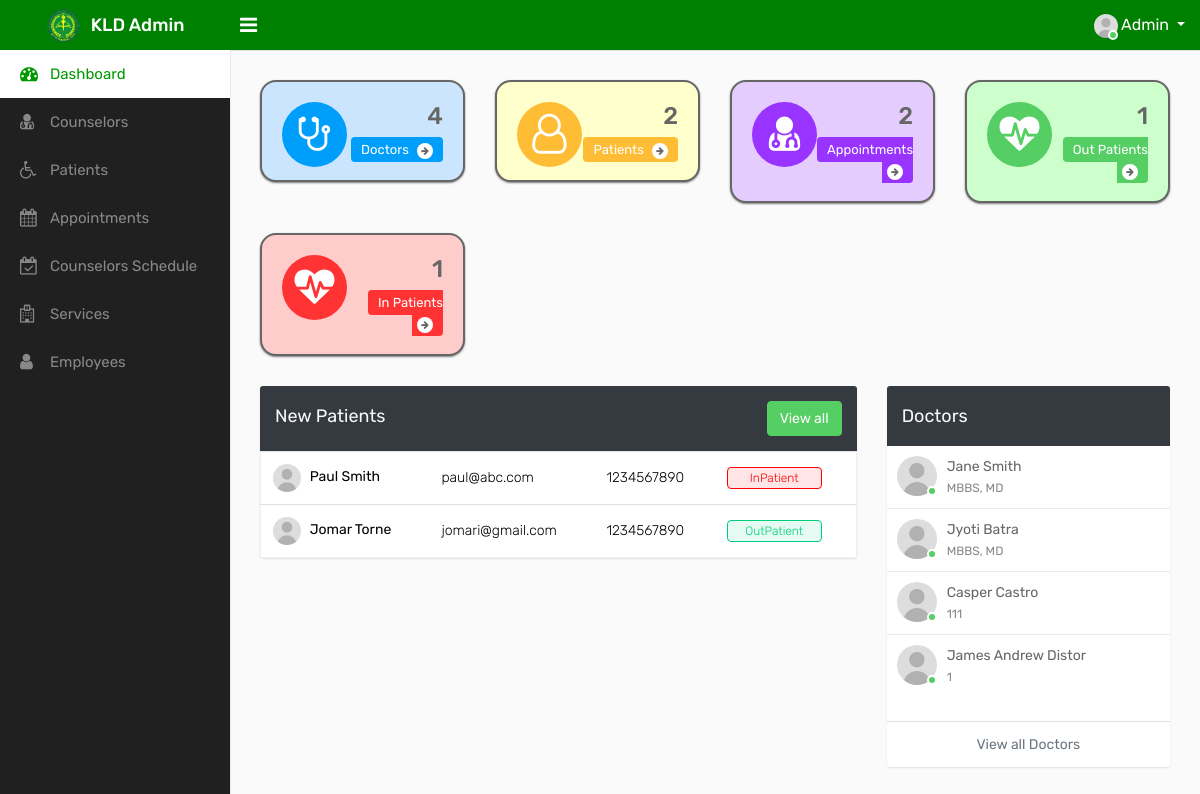
The app's page /GUIDANCE/dashboard.php (signed in) with its own data.
### tables this page shows
CREATE TABLE `tbl_patient` (
  `id` int(11) NOT NULL,
  `first_name` varchar(250) NOT NULL,
  `last_name` varchar(250) NOT NULL,
  `email` varchar(250) NOT NULL,
  `dob` varchar(250) NOT NULL,
  `gender` varchar(10) NOT NULL,
  `patient_type` varchar(50) NOT NULL,
  `address` text NOT NULL,
  `phone` varchar(10) NOT NULL,
  `status` tinyint(4) NOT NULL COMMENT '1=Active, 0=Inactive',
  `created_at` timestamp NOT NULL DEFAULT current_timestamp() ON UPDATE current_timestamp()
);

CREATE TABLE `tbl_employee` (
  `id` int(11) NOT NULL,
  `first_name` varchar(250) NOT NULL,
  `last_name` varchar(250) NOT NULL,
  `username` varchar(250) NOT NULL,
  `emailid` varchar(250) NOT NULL,
  `password` varchar(250) NOT NULL,
  `dob` varchar(50) NOT NULL,
  `gender` varchar(10) NOT NULL,
  `address` text NOT NULL,
  `bio` text NOT NULL,
  `employee_id` varchar(250) NOT NULL,
  `joining_date` varchar(250) NOT NULL,
  `phone` varchar(10) NOT NULL,
  `role` varchar(50) NOT NULL COMMENT '1=Admin, 2=Doctor, 3=Nurse, 4=Accountant',
  `status` tinyint(4) NOT NULL COMMENT '1=Active, 0=Inactive',
  `created_at` timestamp NOT NULL DEFAULT current_timestamp() ON UPDATE current_timestamp()
);

### GUIDANCE/dashboard.php (the view, shortened to what this page needs)
<?php
include('header.php');
include('includes/connection.php');
?>
<head>
</head>
<div class="sidebar" id="sidebar">
            <div class="sidebar-inner slimscroll">
                <div id="sidebar-menu" class="sidebar-menu">
                    <?php
                    if($_SESSION['role']==1){?>
                    <ul>
                        <li class="active">
                            <a href="dashboard.php"><i class="fa fa-dashboard"></i> <span>Dashboard</span></a>
                        </li>
						<li>
                            <a href="doctors.php"><i class="fa fa-user-md"></i> <span>Counselors</span></a>
                        </li>
                        <li>
                            <a href="patients.php"><i class="fa fa-wheelchair"></i> <span>Patients</span></a>
                        </li>
                        <li>
                            <a href="appointments.php"><i class="fa fa-calendar"></i> <span>Appointments</span></a>
                        </li>
                        <li>
                            <a href="schedule.php"><i class="fa fa-calendar-check-o"></i> <span>Counselors Schedule</span></a>
                        </li>
                        <li>
                            <a href="departments.php"><i class="fa fa-hospital-o"></i> <span>Services</span></a>
                        </li>
                        <li>
                            <a href="employees.php"><i class="fa fa-user"></i> <span>Employees</span></a>
                        </li>
                    </ul>
                <?php } ?>
                </div>
            </div>
      </div>
        <div class="page-wrapper">
            <div class="content">
                <div class="row">
                    <div class="col-md-6 col-sm-6 col-lg-6 col-xl-3">
                        <div class="dash-widget" style="background-color: #CCE5FF;">
							<span class="dash-widget-bg1"><i class="fa fa-stethoscope" aria-hidden="true"></i></span>
							<?php
							$fetch_query = mysqli_query($connection, "select count(*) as total from tbl_employee where status=1 and role=2");
							$doc = mysqli_fetch_row($fetch_query);
							?>
							<div class="dash-widget-info text-right">
								<h3><?php echo $doc[0]; ?></h3>
								<span class="widget-title1">
                                <a href="doctors.php" style="text-decoration: none; color: white;"> Doctors
                                <i class="fa fa-arrow-right" aria-hidden="true"></i></a></span>
							</div>
                        </div>
                    </div>
                    <div class="col-md-6 col-sm-6 col-lg-6 col-xl-3">
                        <div class="dash-widget" style="background-color: #FFFFCC;">
                            <span class="dash-widget-bg2"><i class="fa fa-user-o"></i></span>
                            <?php
							$fetch_query = mysqli_query($connection, "select count(*) as total from tbl_patient where status=1");
							$patient = mysqli_fetch_row($fetch_query);
							?>
                            <div class="dash-widget-info text-right">
                                <h3><?php echo $patient[0]; ?></h3>
                                <span class="widget-title2">
                                <a href="patients.php" style="text-decoration: none; color: white;"> Patients
                                <i class="fa fa-arrow-right" aria-hidden="true"></i></a></span>
                            </div>
                        </div>
                    </div>
                    <div class="col-md-6 col-sm-6 col-lg-6 col-xl-3">
                        <div class="dash-widget" style="background-color: #E5CCFF;">
                            <span class="dash-widget-bg3"><i class="fa fa-user-md" aria-hidden="true"></i></span>
                            <?php
							$fetch_query = mysqli_query($connection, "select count(*) as total from tbl_appointment where status=1");
							$attend = mysqli_fetch_row($fetch_query);
							?>
                            <div class="dash-widget-info text-right">
                                <h3><?php echo $attend[0]; ?></h3>
                                <span class="widget-title3">
                                <a href="appointments.php" style="text-decoration: none; color: white;"> Appointments
                                <i class="fa fa-arrow-right" aria-hidden="true"></i></a></span>
                            </div>
                        </div>
                    </div>
                    <div class="col-md-6 col-sm-6 col-lg-6 col-xl-3">
                        <div class="dash-widget" style="background-color: #CCFFCC;">
                            <span class="dash-widget-bg4"><i class="fa fa-heartbeat" aria-hidden="true"></i></span>
                            <?php
							$fetch_query = mysqli_query($connection, "select count(*) as total from tbl_patient where patient_type='OutPatient' and status=1");
							$outpatient = mysqli_fetch_row($fetch_query);
							?>
                            <div class="dash-widget-info text-right">
                                <h3><?php echo $outpatient[0]; ?></h3>
                                <span class="widget-title4">
                                <a href="patients.php" style="text-decoration: none; color: white;"> Out Patients
                                <i class="fa fa-arrow-right" aria-hidden="true"></i></a></span>
                            </div>
                        </div>
                    </div>
                    <div class="col-md-6 col-sm-6 col-lg-6 col-xl-3">
                        <div class="dash-widget" style="background-color: #FFCCCC;">
                            <span class="dash-widget-bg5"><i class="fa fa-heartbeat" aria-hidden="true"></i></span>
                            <?php
							$fetch_query = mysqli_query($connection, "select count(*) as total from tbl_patient where patient_type='InPatient' and status=1");
							$inpatient = mysqli_fetch_row($fetch_query);
							?>
                            <div class="dash-widget-info text-right">
                                <h3><?php echo $inpatient[0]; ?></h3>
                                <span class="widget-title5">
                                <a href="patients.php" style="text-decoration: none; color: white;"> In Patients
                                <i class="fa fa-arrow-right" aria-hidden="true"></i></a></span>
                            </div>
                        </div>
                    </div>
                </div>
				<div class="row">
                       <div class="col-12 col-md-6 col-lg-8 col-xl-8">
						<div class="card">
							<div class="card-header bg-dark">
								<h4 class="card-title d-inline-block text-light">New Patients </h4> <a href="patients.php" class="btn btn-success float-right">View all</a>
							</div>
							<div class="card-block">
								<div class="table-responsive">
									<table class="table mb-0 new-patient-table">
										<tbody>
											<?php
											$fetch_query = mysqli_query($connection, "select * from tbl_patient limit 5");
                                        while($row = mysqli_fetch_array($fetch_query))
                                        { ?>
											<tr>
												<td>
													<img width="28" height="28" class="rounded-circle" src="assets/img/user.jpg" alt="">
													<h2><?php echo $row['first_name']." ".$row['last_name']; ?></h2>
												</td>
												<td><?php echo $row['email']; ?></td>
												<td><?php echo $row['phone']; ?></td>
												<?php if($row['patient_type']=="InPatient") { ?>
                                            <td><span class="custom-badge status-red"><?php echo $row['patient_type']; ?></span></td>
                                        <?php } else {?>
                                            <td><span class="custom-badge status-green"><?php echo $row['patient_type']; ?></span></td>
                                        <?php } ?>
											</tr>
											<?php } ?>
										</tbody>
									</table>
								</div>
							</div>
						</div>
					</div>
					  <div class="col-12 col-md-6 col-lg-4 col-xl-4">
                        <div class="card member-panel">
							<div class="card-header bg-dark">
								<h4 class="card-title mb-0 text-light">Doctors</h4>
							</div>
                            <div class="card-body">
                                <ul class="contact-list">
                                	<?php
                                	$fetch_query = mysqli_query($connection, "select * from tbl_employee where status=1 and role=2 limit 5");
                                        while($row = mysqli_fetch_array($fetch_query))
                                        {
                                        ?>
                                    <li>
                                        <div class="contact-cont">
                                            <div class="float-left user-img m-r-10">
                                                <a href="profile.html" title="John Doe"><img src="assets/img/user.jpg" alt="" class="w-40 rounded-circle"><span class="status online"></span></a>
                                            </div>
                                            <div class="contact-info">
                                                <span class="contact-name text-ellipsis"><?php echo $row['first_name']." ".$row['last_name']; ?></span>
                                                <span class="contact-date"><?php echo $row['bio']; ?></span>
                                            </div>
                                        </div>
                                    </li>
                                    <?php } ?>
                                </ul>
                            </div>
                            <div class="card-footer text-center bg-white">
                                <a href="doctors.php" class="text-muted">View all Doctors</a>
                            </div>
                        </div>
                    </div>
				</div>
            </div>
        </div>
 <?php
 include('footer.php');
?>

### GUIDANCE/header.php (style rules this page uses)
.sidebar { box-shadow: 0 1px 2px 0 rgba(0, 0, 0, 0.1); top: 50px; width: 230px; z-index: 1039; background-color: #202020 ; bottom: 0; margin-top: 0px; position: fixed; left: 0; transition: all 0.2s ease-in-out; }

### GUIDANCE/dashboard.php (style rules this page uses)
.sidebar-menu li.active a { color: #009900; background-color: #ffffff; }
.dash-widget { border: 2px solid; border-radius: 16px; margin-bottom: 30px; padding: 20px; position: relative; box-shadow: 0 1px 2px 0 rgba(0, 0, 0, 0.5); }
.dash-widget-bg1 { width: 65px; float: left; color: #fff; display: block; font-size: 50px; text-align: center; line-height: 65px; background: #009efb; border-radius: 50%; font-size: 40px; height: 65px; }
.dash-widget-bg2 { width: 65px; float: left; color: #fff; display: block; font-size: 50px; text-align: center; line-height: 65px; background: #ffbc35; border-radius: 50%; font-size: 40px; height: 65px; }
.dash-widget-bg3 { width: 65px; float: left; color: #fff; display: block; font-size: 50px; text-align: center; line-height: 65px; background: #9933FF; border-radius: 50%; font-size: 40px; height: 65px; }
.dash-widget-bg4 { width: 65px; float: left; color: #fff; display: block; font-size: 50px; text-align: center; line-height: 65px; background: #55ce63; border-radius: 50%; font-size: 40px; height: 65px; }
.dash-widget-bg5 { width: 65px; float: left; color: #fff; display: block; font-size: 50px; text-align: center; line-height: 65px; background: #ff3333; border-radius: 50%; font-size: 40px; height: 65px; }
.dash-widget-info span i { width: 16px; background: #fff; border-radius: 50%; color: #666666; font-size: 9px; height: 16px; line-height: 16px; text-align: center; margin-left: 5px; }
.dash-widget-info > span.widget-title1 { background: #009efb; color: #fff; padding: 5px 10px; border-radius: 4px; font-size: 13px; }
.dash-widget-info > span.widget-title2 { background: #ffbc35; color: #fff; padding: 5px 10px; border-radius: 4px; font-size: 13px; }
.dash-widget-info > span.widget-title3 { background: #9933FF; color: #fff; padding: 5px 10px; border-radius: 4px; font-size: 13px; }
.dash-widget-info > span.widget-title4 { background: #55ce63; color: #fff; padding: 5px 10px; border-radius: 4px; font-size: 13px; }
.dash-widget-info > span.widget-title5 { background: #ff3333; color: #fff; padding: 5px 10px; border-radius: 4px; font-size: 13px; }

### records on screen
tbl_patient: first_name "Paul", last_name "Smith", email "paul@abc.com", phone "1234567890", patient_type "InPatient"
tbl_patient: first_name "Jomar", last_name "Torne", email "jomari@gmail.com", phone "1234567890", patient_type "OutPatient"
tbl_employee: first_name "Jane", last_name "Smith", bio "MBBS, MD"
tbl_employee: first_name "Jyoti", last_name "Batra", bio "MBBS, MD"
tbl_employee: first_name "Casper", last_name "Castro", bio "111"
tbl_employee: first_name "James Andrew", last_name "Distor", bio "1"

### other values on screen
$doc[0] "4"
$patient[0] "2"
$attend[0] "2"
$outpatient[0] "1"
$inpatient[0] "1"
